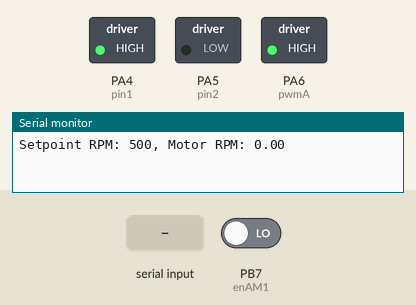
This sketch was run on a simulated STM32 Blue Pill. Parts: switched loads named in the sketch (green lamp = pin HIGH), the last lines printed to the serial monitor. The test bench sets the inputs (shaded band); at power-on: PB7 (enAM1) LOW.

Above: at 0.05 s.
At 1.25 s:
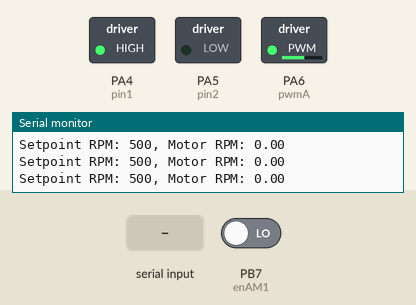
1.3 s: "s90\n" received over Serial
At 2.6 s:
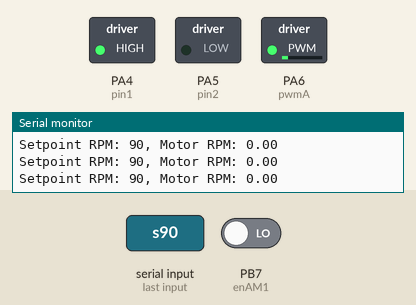
Timing chart, 0 to 18.3 s (numbered marks = the images above; inputs shaded):
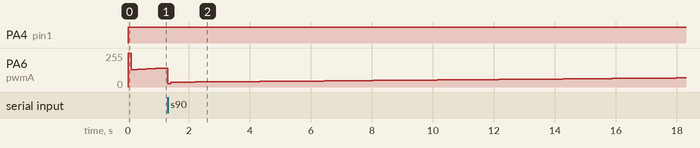

The sketch:

pid_drive.ino
```cpp
#include <Arduino.h>

// Definisikan pin-pin yang digunakan
#define pin1 PA4
#define pin2 PA5
#define pwmA PA6
#define enAM1 PB7
#define enBM1 PB6

// Variabel untuk setpoint RPM
int setpointRPM = 500;  // Setpoint RPM yang diinginkan

// Konstanta untuk pengaturan PID
const float encoderResolution = 206.25;       // Resolusi encoder dalam pulsa per rotasi
const float gearRatio = 0.4725;               // Rasio roda gigi dari motor ke roda
const float pulsesPerRevolution = encoderResolution * gearRatio; // Pulsa per rotasi roda

// Variabel untuk PID
float Kp = 1.1;
float Ki = 0.09; // Turunkan nilai Ki untuk mengurangi osilasi
float Kd = 0.01; // Turunkan nilai Kd untuk mengurangi osilasi
float pidOutput = 0;
volatile long encoderCount = 0;
unsigned long prevTime = 0;
float ePrev = 0;
float eIntegral = 0;
float motorRPM = 0;

void setup() {
  // Inisialisasi Serial
  Serial.begin(9600);

  // Konfigurasi pin-pin
  pinMode(pin1, OUTPUT);
  pinMode(pin2, OUTPUT);
  pinMode(pwmA, OUTPUT);
  pinMode(enAM1, INPUT);
  pinMode(enBM1, INPUT);

  // Attach interrupt untuk membaca encoder
  attachInterrupt(digitalPinToInterrupt(enAM1), readEncoder, RISING);
}

void loop() {
  // Baca setpoint dari Serial
  //  digitalWrite(pin1, HIGH);
  //  digitalWrite(pin2, LOW);
  //  analogWrite(pwmA, 255);
  //  unsigned long prevmil;
  //  if ((millis() - prevmil) >= 100) {
  //    prevmil = millis();
  //    motorRPM = (10*encoderCount * 60) / pulsesPerRevolution;
  //    encoderCount = 0;
  //  }
  //  Serial.println(motorRPM);
  //
  //  delay(100);

  cekSerial();

  // Kontrol motor ke setpoint menggunakan PID
  controlMotor();
}

void cekSerial() {
  // Baca data dari Serial jika tersedia
  while (Serial.available() > 0) {
    char d = Serial.read();
    if (d == 's') {
      setpointRPM = Serial.parseInt();
    }
  }
}

void controlMotor() {
  // Hitung RPM yang dihasilkan oleh motor
  unsigned long prevMillis;
  if ((millis() - prevMillis) >= 100) {
    prevMillis = millis();
    motorRPM = (encoderCount * 60 * 10) / pulsesPerRevolution;
    encoderCount = 0;
  }
  // Hitung error
  float error = setpointRPM - motorRPM;
  float pidOutput = PID(error);

  //  Serial.println(encoderCount);
  // Kendalikan motor berdasarkan sinyal kontrol PID
  moveMotor(pidOutput);

  // Tampilkan setpoint dan RPM dalam Serial Monitor
  Serial.print("Setpoint RPM: ");
  Serial.print(setpointRPM);
  Serial.print(", Motor RPM: ");
  Serial.println(motorRPM);
  delay(100);
}

float PID(float error) {
  // Waktu sekarang
  unsigned long currentTime = millis();

  // Hitung selang waktu sejak loop sebelumnya
  float deltaT = (float)(currentTime - prevTime) / 1000.0;

  // Hitung turunan error
  float eDerivative = (error - ePrev) / deltaT;

  // Hitung integral error dengan anti-windup
  //  float eIntegralTemp = eIntegral + error * deltaT;
  //  if (eIntegralTemp < 255 / Ki && eIntegralTemp > -255 / Ki) {
  //    eIntegral = eIntegralTemp;
  //  }
  eIntegral += error * deltaT;

  // Hitung sinyal kontrol PID
  float pidOutput = (Kp * error) + (Kd * eDerivative) + (Ki * eIntegral);

  // Simpan waktu dan error untuk loop berikutnya
  prevTime = currentTime;
  ePrev = error;

  return pidOutput;
}

void readEncoder() {
  // Baca pulsa encoder dan perbarui counter
  encoderCount++;
}

void moveMotor(float pidOutput) {
  // Batasi sinyal kontrol agar tidak melebihi 255 atau -255
  if (pidOutput > 1082.0) {
    pidOutput = 1082.0;
  } else if (pidOutput < 10.0) {
    pidOutput = 0;
  }

  // Tentukan arah putaran motor
  int directionB = (pidOutput >= 0) ? LOW : HIGH;
  int directionA = (pidOutput >= 0) ? HIGH : LOW;

  // Aktifkan pin-pen yang sesuai dengan arah putaran motor
  digitalWrite(pin1, directionA);
  digitalWrite(pin2, directionB);

  // Set kecepatan motor berdasarkan sinyal kontrol PID
  analogWrite(pwmA, pidOutput * (255.0 / 1082.0));
}
```
